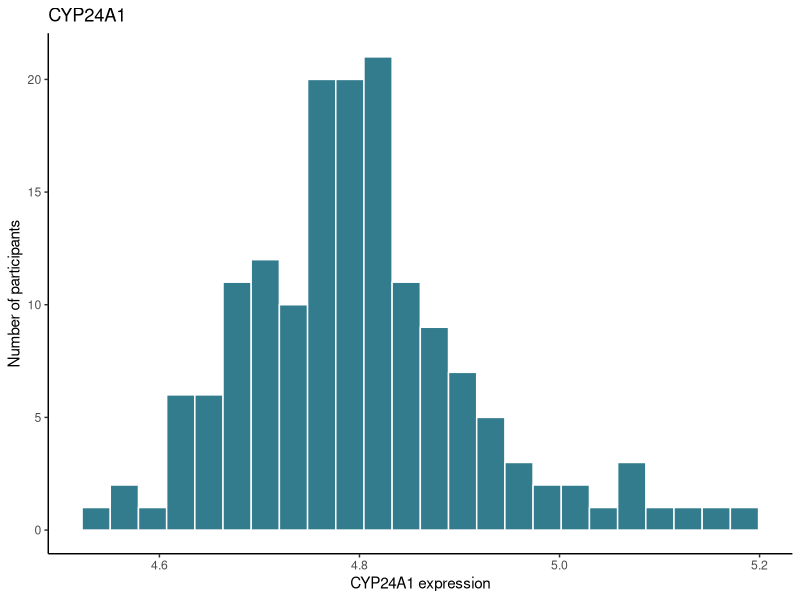
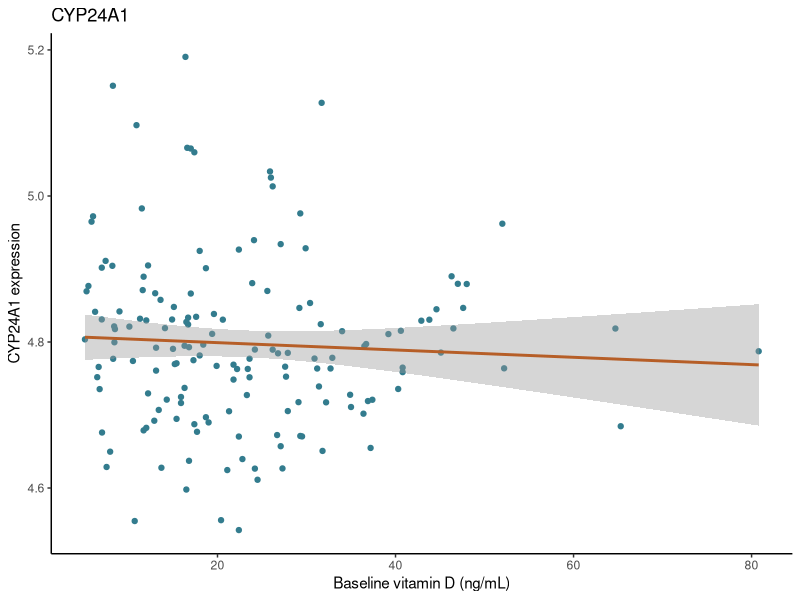
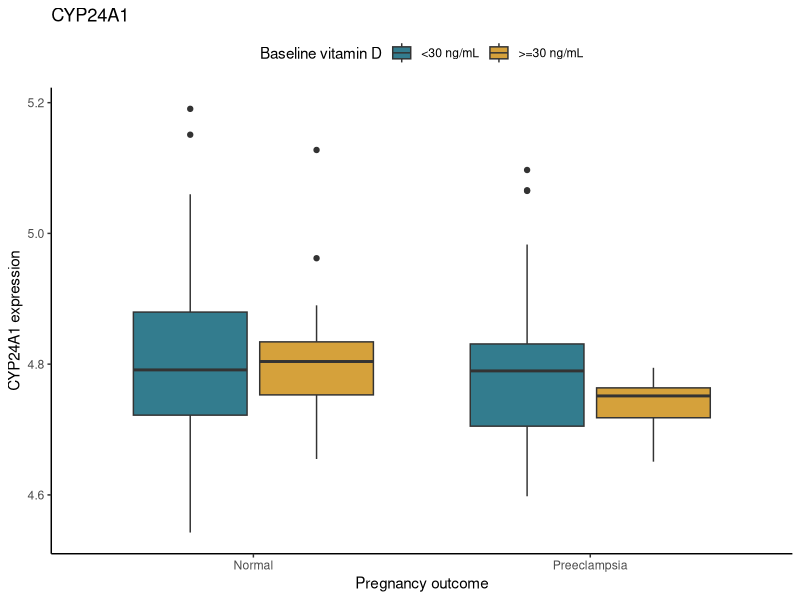
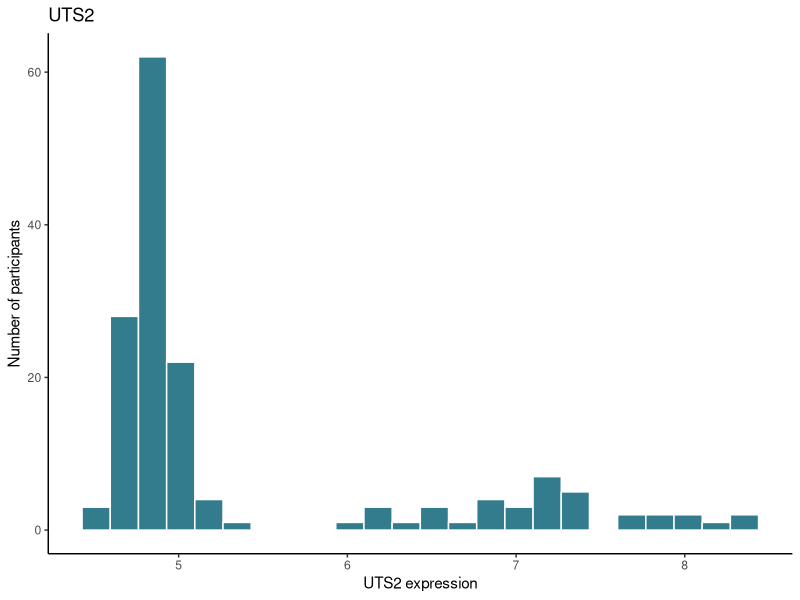
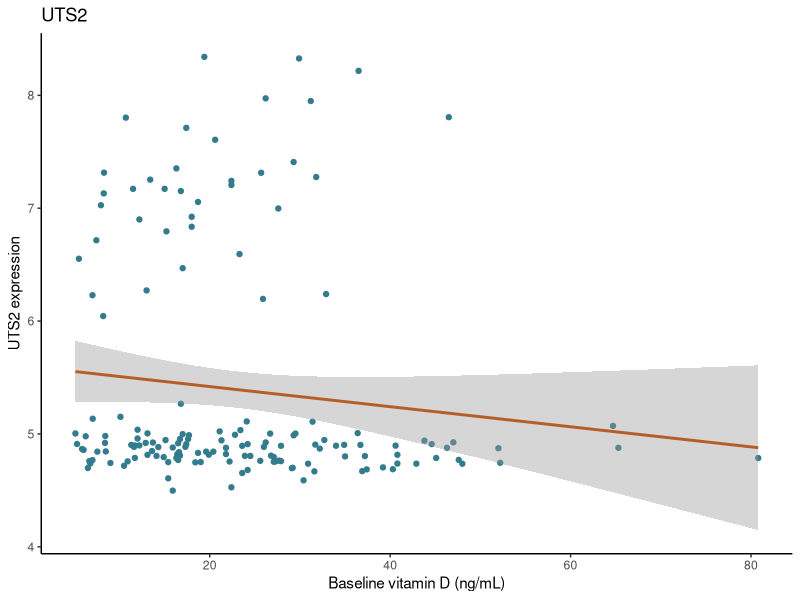
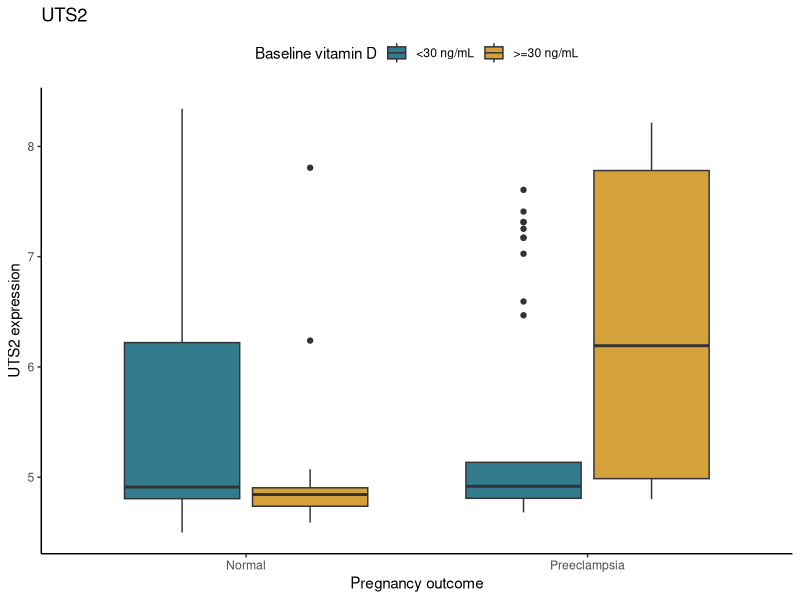
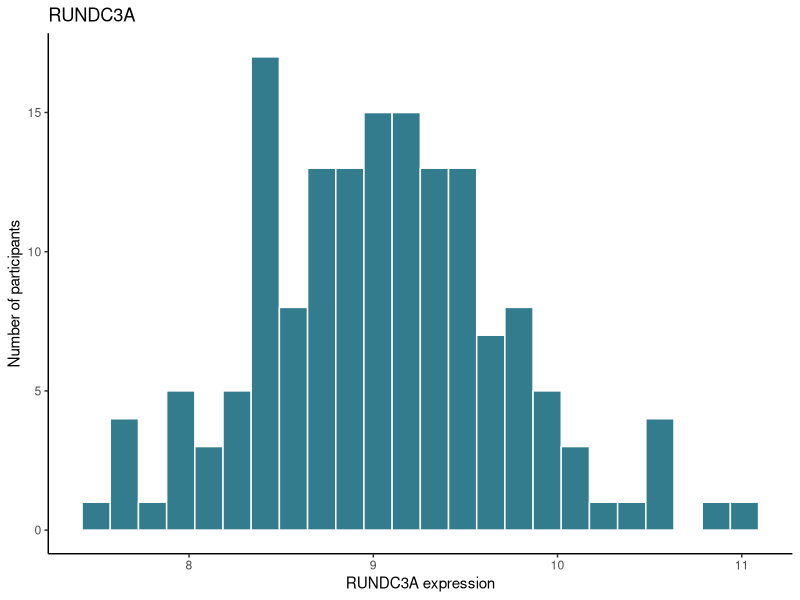
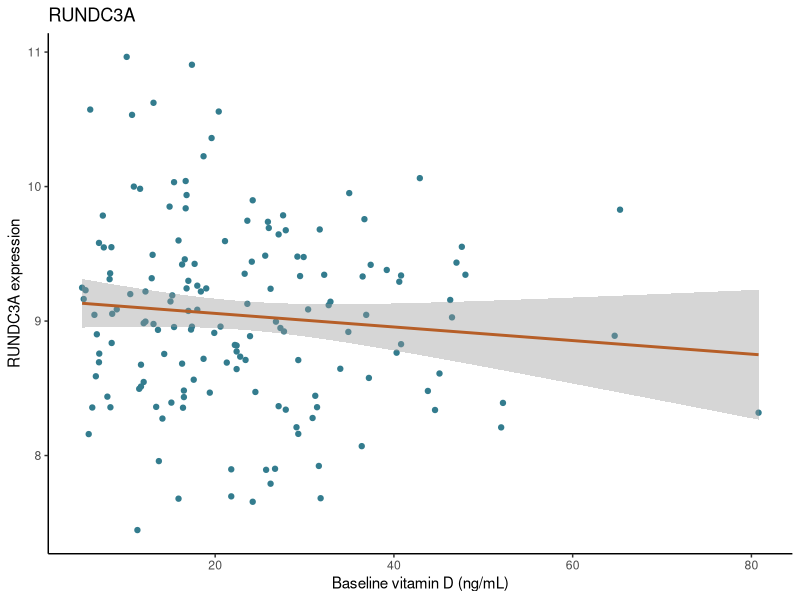

Write R code to recreate these figures, in order.
## ---- chunk 1
knitr::opts_chunk$set(echo = TRUE, message = FALSE, warning = FALSE)
library(tidyverse)
## ---- chunk 2
# Read the original files
covar <- read.csv("GSE85307_covar-1.csv")
expr <- read.csv("GSE85307_geneExpression.csv", row.names = 1)
geneNames <- read.csv("GSE85307_geneNames.csv")


## ---- chunk 3
# Remove the text before ": " in the covariates I use
covar <- covar %>%
  separate(col = preg_preeclampsia, into = c(NA, "preg_preeclampsia"),
           sep = ": ") %>%
  separate(col = mat_vitD, into = c(NA, "mat_vitD"), sep = ": ")
## ---- chunk 4
# Convert vitamin D to a number and pregnancy outcome to a factor
covar$mat_vitD <- as.numeric(covar$mat_vitD)
covar$preg_preeclampsia <- factor(covar$preg_preeclampsia,
                                  levels = c("Normal", "Preeclampsia"))

## ---- chunk 5

# Derive the vitamin D group (cutoff 30 ng/mL)
covar$vitD_group <- factor(ifelse(covar$mat_vitD < 30,
                                  "<30 ng/mL", ">=30 ng/mL"))

# Order expression columns by geoID and check the match
expr <- expr[, covar$geoID]
table(colnames(expr) == covar$geoID)

# Replace probe IDs with gene names and check for missing names
row.names(geneNames) <- geneNames$PROBEID
row.names(expr) <- geneNames[row.names(expr), "GENE"]
sum(is.na(row.names(expr)))

## ---- chunk 6

# One row per participant: covariates plus all genes
analysisData <- cbind(covar, t(expr))
dim(analysisData)

# Subgroup sizes
table(analysisData$preg_preeclampsia, analysisData$vitD_group)
## ---- chunk 7
# Variance of each gene, then the two highest
geneVar <- apply(expr, MARGIN = 1, FUN = var)
names(geneVar)[order(geneVar, decreasing = TRUE)[1:2]]
## ---- chunk 8
makeGenePlots <- function(data, genes) {
  # Somewhere to store the plots
  plots <- list()

  # Loop through all genes
  for (gene in genes) {
    # Copy the current gene into one column
    data$Expression <- data[, gene]

    # Histogram 
    histPlot <- ggplot(data, aes(x = Expression)) +
      geom_histogram(bins = 24, fill = "#337C8E", color = "white") +
      labs(title = gene, x = paste(gene, "expression"),
           y = "Number of participants") +
      theme_classic()

    # Scatterplot 
    scatterPlot <- ggplot(data, aes(x = mat_vitD, y = Expression)) +
      geom_point(color = "#337C8E") +
      geom_smooth(method = "lm", color = "#B65E27") +
      labs(title = gene, x = "Baseline vitamin D (ng/mL)",
           y = paste(gene, "expression")) +
      theme_classic()

    # Boxplot 
    boxPlot <- ggplot(data, aes(x = preg_preeclampsia, y = Expression,
                                fill = vitD_group)) +
      geom_boxplot() +
      scale_fill_manual(values = c("#337C8E", "#D5A13B")) +
      labs(title = gene, x = "Pregnancy outcome",
           y = paste(gene, "expression"), fill = "Baseline vitamin D") +
      theme_classic() +
      theme(legend.position = "top")

    # Save the three plots for this gene
    plots[[gene]] <- list(hist = histPlot, scatter = scatterPlot,
                          box = boxPlot)
  }
  plots
}


plots <- makeGenePlots(data = analysisData,
                       genes = c("CYP24A1", "UTS2", "RUNDC3A"))
## ---- chunk 9
plots$CYP24A1$hist
## ---- chunk 10
plots$CYP24A1$scatter
## ---- chunk 11
plots$CYP24A1$box
## ---- chunk 12
plots$UTS2$hist
## ---- chunk 13
plots$UTS2$scatter
## ---- chunk 14
plots$UTS2$box
## ---- chunk 15
plots$RUNDC3A$hist
## ---- chunk 16
plots$RUNDC3A$scatter
## ---- chunk 17
plots$RUNDC3A$box
